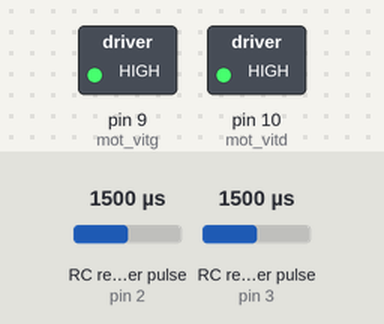
This sketch was run on a simulated Arduino Uno, built with avr-gcc and run on an emulated ATmega328P. Parts: switched loads named in the sketch (green lamp = pin HIGH). Wiring (inferred from the names in the program): 2 × RC receiver channel: data pin 2 / data pin 3. The inputs (shaded band) are chosen by the test bench; at power-on: RC receiver pulse (sensors on pin 2, pin 3) 1500 µs. What the sketch prints to the serial monitor is not drawn.

Above: at 0.1 s.
Timing chart, 0 to 1.6 s (numbered marks = the images above):
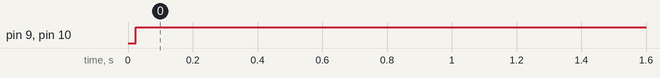

Measured:
- by itself, pin 9 (mot_vitg), pin 10 (mot_vitd): LOW → HIGH at 0.02 s

The sketch:

asservissement1.ino
```cpp
#include<SimpleTimer.h>

//moteur droit
const uint8_t mot_avd = 4;
const uint8_t mot_ard = 12;
const uint8_t mot_vitd = 10;

//moteur gauche
const uint8_t mot_avg = 7;
const uint8_t mot_arg = 8;
const uint8_t mot_vitg = 9;

//codeur
const uint8_t canalGauche   = 2;
const uint8_t canalDroite   = 3;

uint32_t comptD = 0;
uint32_t comptG = 0;
uint32_t precComptG = 0;
uint32_t precComptD = 0;
uint32_t erreurG = 0;
uint32_t erreurD = 0;
uint32_t integralErreurG = 0;
uint32_t integralErreurD = 0;
uint32_t nouvelleCommandeG = 0;
uint32_t nouvelleCommandeD = 0;
float vitesseReelleG = 0.0;
float vitesseReelleD = 0.0;
float vitSD=80;
float vitSG=80;


SimpleTimer timer;

/* These constants are to be set and confirmed experimmentally */
const float kpg=2.13;
const float kpd=1.18;
const float kig=0.01;
const float kid=0.009;

void ReagirGauche();
void ReagirDroite();
void asservissement();

void setup() {
  Serial.begin(9600);

  comptD=0;
  comptG=0;
  vitSD=0;
  vitSG=0;

  timer.setInterval(20, asservissement);

  pinMode(canalGauche, INPUT);
  pinMode(canalDroite, INPUT);
  attachInterrupt(digitalPinToInterrupt(2), ReagirGauche, CHANGE);
  attachInterrupt(digitalPinToInterrupt(3), ReagirDroite, CHANGE);
}

void loop() {
  while (comptD<290)
  {
    timer.run();
    analogWrite(mot_vitd, vitSD);
    digitalWrite(mot_avd, HIGH);
    digitalWrite(mot_ard, LOW);

    analogWrite(mot_vitg, vitSG);
    digitalWrite(mot_avg, HIGH);
    digitalWrite(mot_arg, LOW);

    Serial.println(comptD);
  }

    digitalWrite(mot_avd, LOW);
    digitalWrite(mot_ard, LOW);
    digitalWrite(mot_avg, LOW);
    digitalWrite(mot_arg, LOW);
}

void ReagirGauche()
{
  if(digitalRead(canalGauche) == HIGH)
  {
    comptG++;
  }
}

void ReagirDroite()
{
  if(digitalRead(canalDroite) == HIGH)
  {
    comptD ++;
  }
}

void asservissement()
{
  vitesseReelleG = (comptG - precComptG)/0.02;
  vitesseReelleD = (comptD - precComptD)/0.02;
  precComptG = comptG;
  precComptD = comptD;
  erreurG = 2500 - vitesseReelleG;        /* the target here is 2500 ticks per second for the left motor */
  erreurD = 2500 - vitesseReelleD;        /* the target here is 2500 ticks per second for the right motor */
  integralErreurG += erreurG;
  integralErreurD += erreurD;
  nouvelleCommandeG = kpg*erreurG + kig*integralErreurG;
  nouvelleCommandeD = kpd*erreurD + kid*integralErreurD;

  if (nouvelleCommandeG > 0 && nouvelleCommandeG <= 255)
  {
    vitSG = nouvelleCommandeG;
  }
  else if (nouvelleCommandeG < 0)
  {
    vitSG = 0;
  } else if (nouvelleCommandeG > 255)
  {
    vitSG = 255;
  }

  if (nouvelleCommandeD > 0 && nouvelleCommandeD <= 255)
  {
    vitSD = nouvelleCommandeD;
  }
  else if (nouvelleCommandeD < 0)
  {
    vitSD = 0;
  } else if (nouvelleCommandeD > 255)
  {
    vitSD = 255;
  }

}
```
